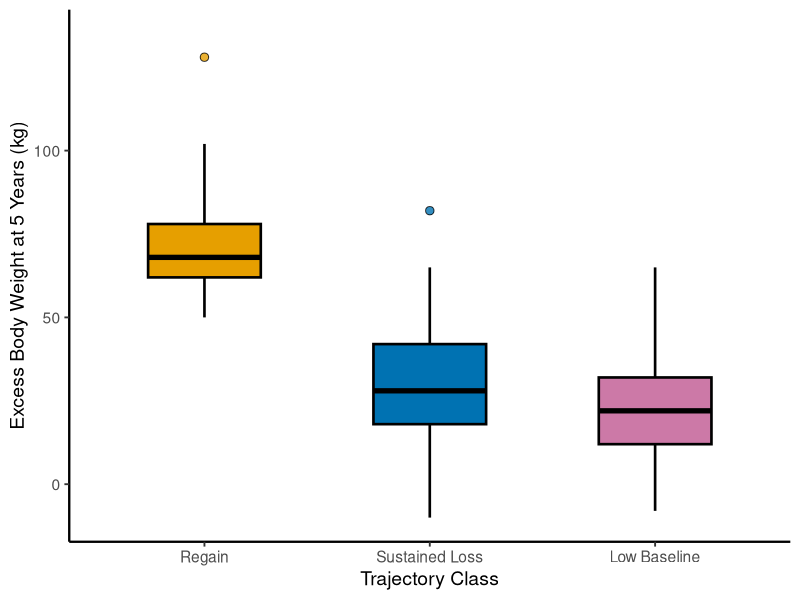

Generate this figure with R:
library(ggplot2)
library(dplyr)
library(svglite)

df = read.csv("data.csv")
box_df = df %>% group_by(class) %>% slice(1) %>% ungroup() %>% mutate(class = factor(class))
outlier_df = df %>% filter(!is.na(outlier)) %>% mutate(class = factor(class))

class_colors = c("1" = "#E69F00", "2" = "#0072B2", "3" = "#CC79A7")

p = ggplot(box_df, aes(x = class, fill = class)) +
  geom_boxplot(
    aes(ymin = ymin, lower = lower, middle = middle, upper = upper, ymax = ymax),
    stat = "identity", color = "black", linewidth = 0.9, width = 0.5
  ) +
  geom_point(data = outlier_df, aes(x = class, y = outlier, fill = class),
             size = 2.5, alpha = 0.8, shape = 21, color = "black") +
  scale_fill_manual(values = class_colors) +
  scale_x_discrete(labels = c("1" = "Regain", "2" = "Sustained Loss", "3" = "Low Baseline")) +
  scale_y_continuous(breaks = c(0, 50, 100), limits = c(NA, 135)) +
  labs(x = "Trajectory Class", y = "Excess Body Weight at 5 Years (kg)") +
  theme_classic(base_size = 14) +
  theme(legend.position = "none", axis.line = element_line(linewidth = 0.8))

ggsave("figs1c.svg", p, width = 5, height = 4)
